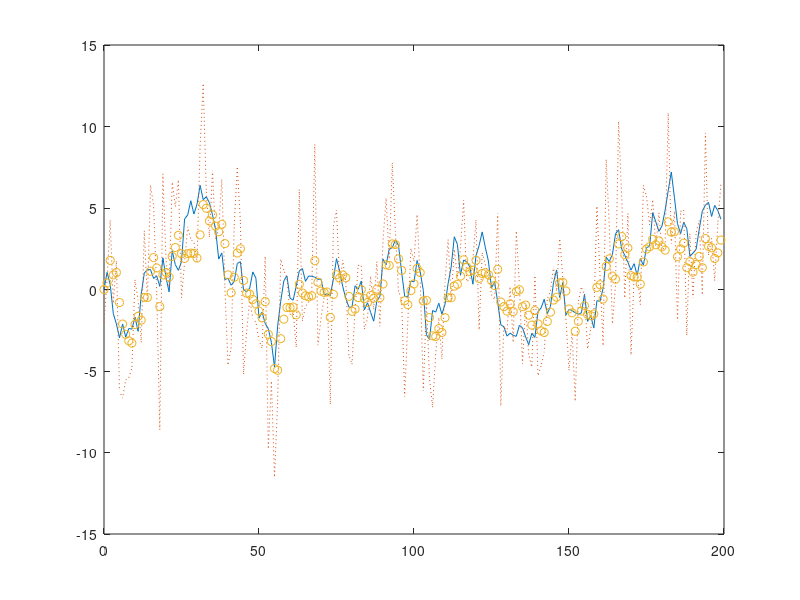

MATLAB code to generate this figure:
%dsp book denoising an AR1 signal using kalman
N=200;
mtime=(0:N-1);
xch=zeros(N,1);
a=0.9; %time constant for the AR1
sigmab=1; %modelling noise with variance 1

%trajectory:
b=sigmab*randn(N,1);
x=filter(1,[1,-a],b);
sigmau=3; %observation noise: variance=9
y=x+sigmau*randn(N,1); %observation
saux=9*sigmau^2;

%tracking: 
a2=a*a;
rho=(sigmab/sigmau)^2;
G(1)=rho/(1-a2);

for nn=2:N
    G(nn)=(rho+a2*G(nn-1))/(1+rho+a2*G(nn-1));
    xch(nn)=a*xch(nn-1)+G(nn-1)*(y(nn)-a*xch(nn-1));
end
plot(mtime,x,'-',mtime,y,':',mtime,xch,'o');



